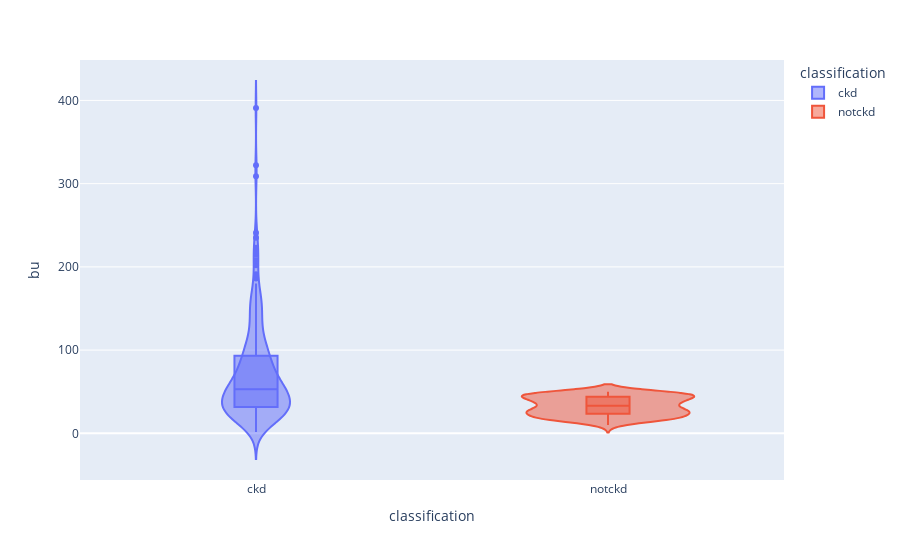

The cell this chart's notebook holds for it:
### Code cell
violin('bu', kidney_disease_medical_data) # high blood urea levels found in bloodstream in patients with CKD

### Figure 1 — Plotly figure (JSON) as saved in the notebook; plotly's stock layout.template omitted (floating-point values rounded to 4 significant figures; data arrays with more than 128 entries replaced by an {"elided": "..."} marker saying what was removed)
{"data": [{"alignmentgroup": "True", "box": {"visible": true}, "hovertemplate": "classification=%{x}<br>bu=%{y}<extra></extra>", "legendgroup": "ckd", "marker": {"color": "#636efa"}, "name": "ckd", "offsetgroup": "ckd", "orientation": "v", "scalegroup": "True", "showlegend": true, "type": "violin", "x": {"elided": "250 str values"}, "x0": " ", "xaxis": "x", "y": {"elided": "250 float values"}, "y0": " ", "yaxis": "y"}, {"alignmentgroup": "True", "box": {"visible": true}, "hovertemplate": "classification=%{x}<br>bu=%{y}<extra></extra>", "legendgroup": "notckd", "marker": {"color": "#EF553B"}, "name": "notckd", "offsetgroup": "notckd", "orientation": "v", "scalegroup": "True", "showlegend": true, "type": "violin", "x": {"elided": "150 str values"}, "x0": " ", "xaxis": "x", "y": {"elided": "150 int values"}, "y0": " ", "yaxis": "y"}], "layout": {"legend": {"title": {"text": "classification"}, "tracegroupgap": 0}, "margin": {"t": 60}, "violinmode": "overlay", "xaxis": {"anchor": "y", "categoryarray": ["ckd", "notckd"], "categoryorder": "array", "domain": [0, 1], "title": {"text": "classification"}}, "yaxis": {"anchor": "x", "domain": [0, 1], "title": {"text": "bu"}}}}
